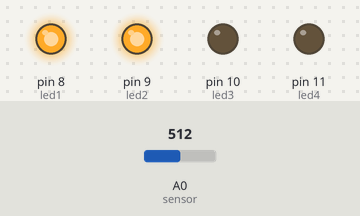
Bench run of a sketch on a simulated Arduino Uno, built with avr-gcc and run on an emulated ATmega328P. On the bench: output pins drawn as LEDs (lit = HIGH). The inputs (shaded band) are chosen by the test bench; at power-on: A0 (sensor) = 512.

Above: at 1.2 s.
1.3 s: A0 (sensor) set to 504
At 2.5 s:
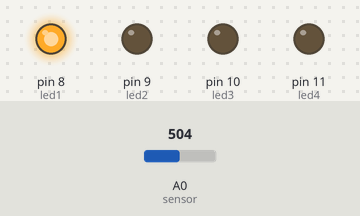
2.8 s: A0 (sensor) set to 262
4.3 s: A0 (sensor) set to 248
At 4.9 s:
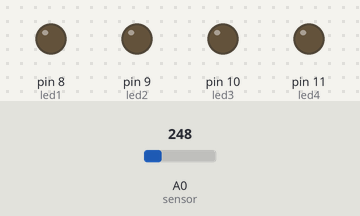
5.8 s: A0 (sensor) set to 778
At 6.1 s:
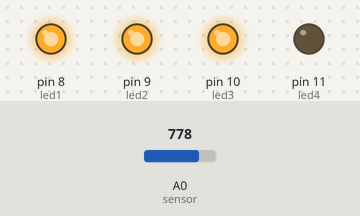
7.3 s: A0 (sensor) set to 911
8.8 s: A0 (sensor) set to 938
At 9.5 s:
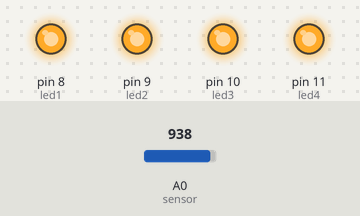
Timing chart, 0 to 11.3 s (numbered marks = the images above; inputs shaded):
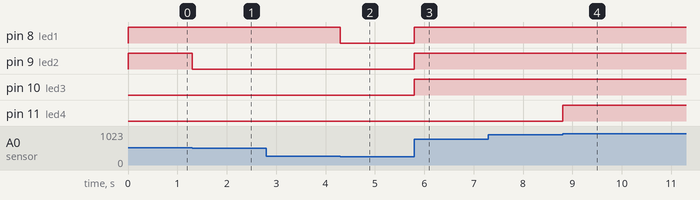

The sketch:

escalonamento_leds.ino
```cpp
/* ************************************************************************

Colégio SATC
Curso Técnico em Mecatrônica
Disciplina: Sistemas Embarcados
Turma: 3191
Professor: Marcos Antonio Jeremias Coelho

Programa: Escalonamento(barra de leds)

Autor: Tiago Fortunato Rosset
Data: 10/0/2026
Versão: 1.0

************************************************************************ */

const int sensor = A0;
const int led1 = 8;
const int led2 = 9;
const int led3= 10;
const int led4 = 11;
unsigned int valorsensor = 0;

void setup() {
  pinMode(led1, OUTPUT);
  pinMode(led2, OUTPUT);
  pinMode(led3, OUTPUT);
  pinMode(led4, OUTPUT);
}

void loop() {
  valorsensor = analogRead(sensor);

  if(valorsensor >= 921){
    digitalWrite(led1, 1);
    digitalWrite(led2, 1);
    digitalWrite(led3, 1);
    digitalWrite(led4, 1);
  }
  else if(valorsensor >= 768){
    digitalWrite(led1, 1);
    digitalWrite(led2, 1);
    digitalWrite(led3, 1);
    digitalWrite(led4, 0);
  }
  else if(valorsensor >= 512){
    digitalWrite(led1, 1);
    digitalWrite(led2, 1);
    digitalWrite(led3, 0);
    digitalWrite(led4, 0);
  }
  else if(valorsensor >= 256){
    digitalWrite(led1, 1);
    digitalWrite(led2, 0);
    digitalWrite(led3, 0);
    digitalWrite(led4, 0);
  }
  else{
    digitalWrite(led1, 0);
    digitalWrite(led2, 0);
    digitalWrite(led3, 0);
    digitalWrite(led4, 0);
  }
}
```

Measured:
- the behaviour switches between 512 and 511 on A0 (sensor) (found by bisection; images 0 and 1)
- the behaviour switches between 256 and 255 on A0 (sensor) (found by bisection; images 1 and 2)
- the behaviour switches between 920 and 921 on A0 (sensor) (found by bisection; images 3 and 4)
- after the input at 1.3 s, pin 9 (led2): HIGH → LOW at once
- after the input at 2.8 s, every drawn part: stays the same
- after the input at 4.3 s, pin 8 (led1): HIGH → LOW at once
- after the input at 5.8 s, pin 8 (led1), pin 9 (led2), pin 10 (led3): LOW → HIGH at once
- after the input at 7.3 s, every drawn part: stays the same
- after the input at 8.8 s, pin 11 (led4): LOW → HIGH at once
